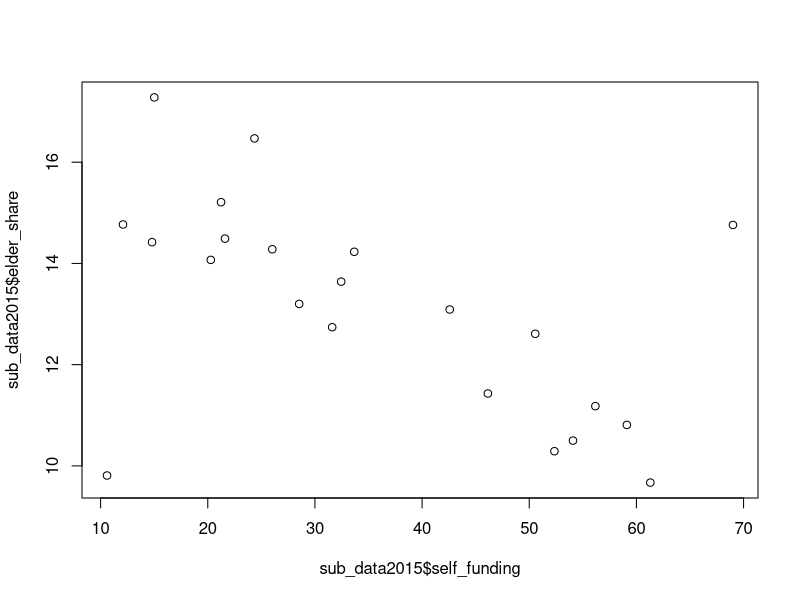

Write R code to recreate this figure.

library(readxl)
library(tidyverse)

# Load the data files
setwd(getwd())

mydata <- read_excel("counties.xlsx", na="-")

# check the data
mydata

# Recode Year as a numeric variable
# All other variables are NOT capitalized, we will change the variable name from "Year" to "year" for consistency

mydata <- rename(mydata, year=Year)
mydata <- mutate (mydata, year=as.numeric(year))

# Area could be coded as a categorical variable, and renamed as area for consistency
mydata <- rename(mydata, area=Area)
mydata <- mutate (mydata, area=factor(area))
levels(mydata$area)

# Create a new data frame. In this new data frame, exclude observations that belong to "Total" and "Taiwan"
sub_data <- filter(mydata, area != "Total" & area != "Taiwan")

# Create another data frame, keep only observations from year 2015
sub_data2015 <- filter(sub_data, year==2015)

plot(sub_data2015$self_funding, sub_data2015$elder_share)
